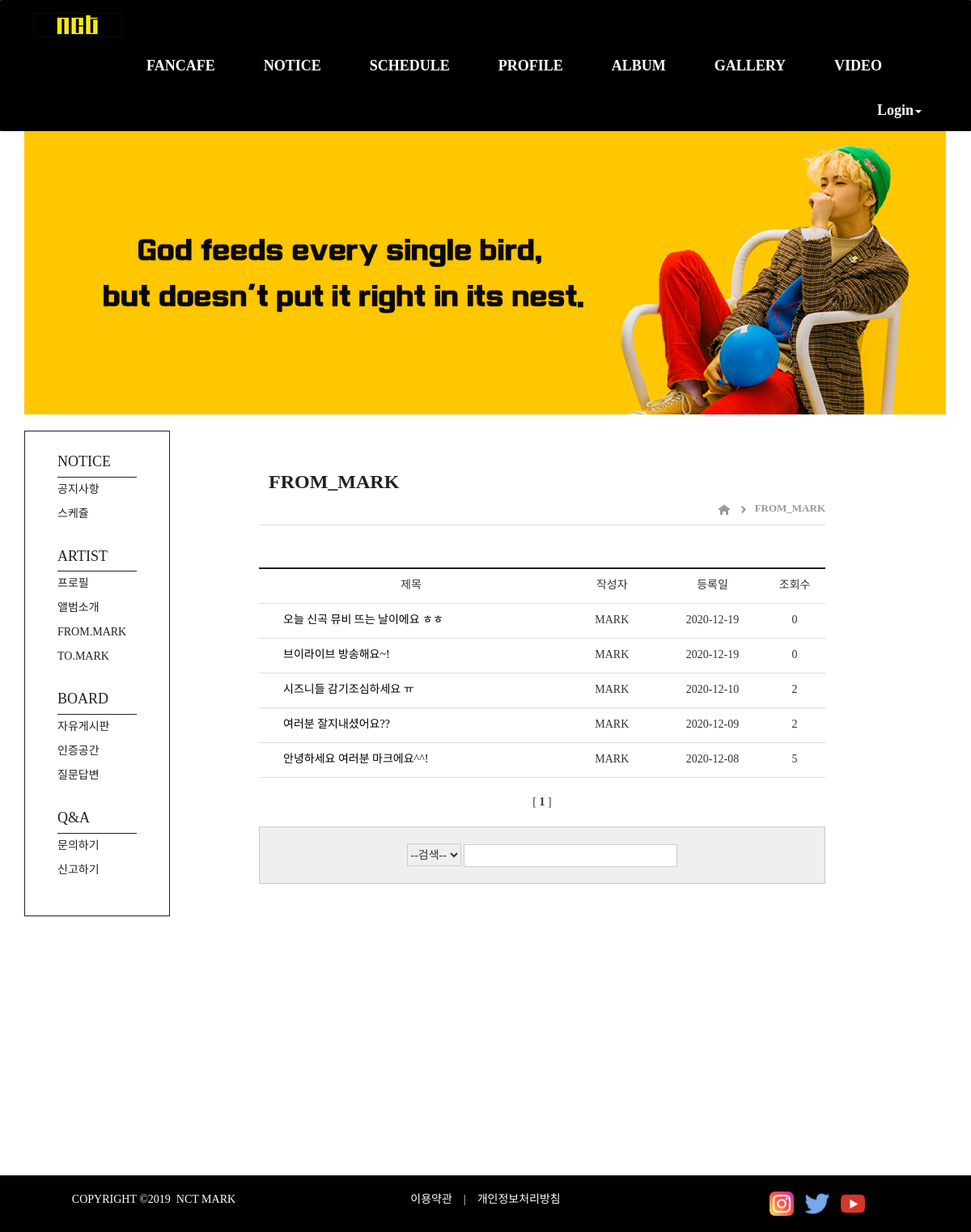
The page /board/from_mark_list/ on the database as committed earlier.
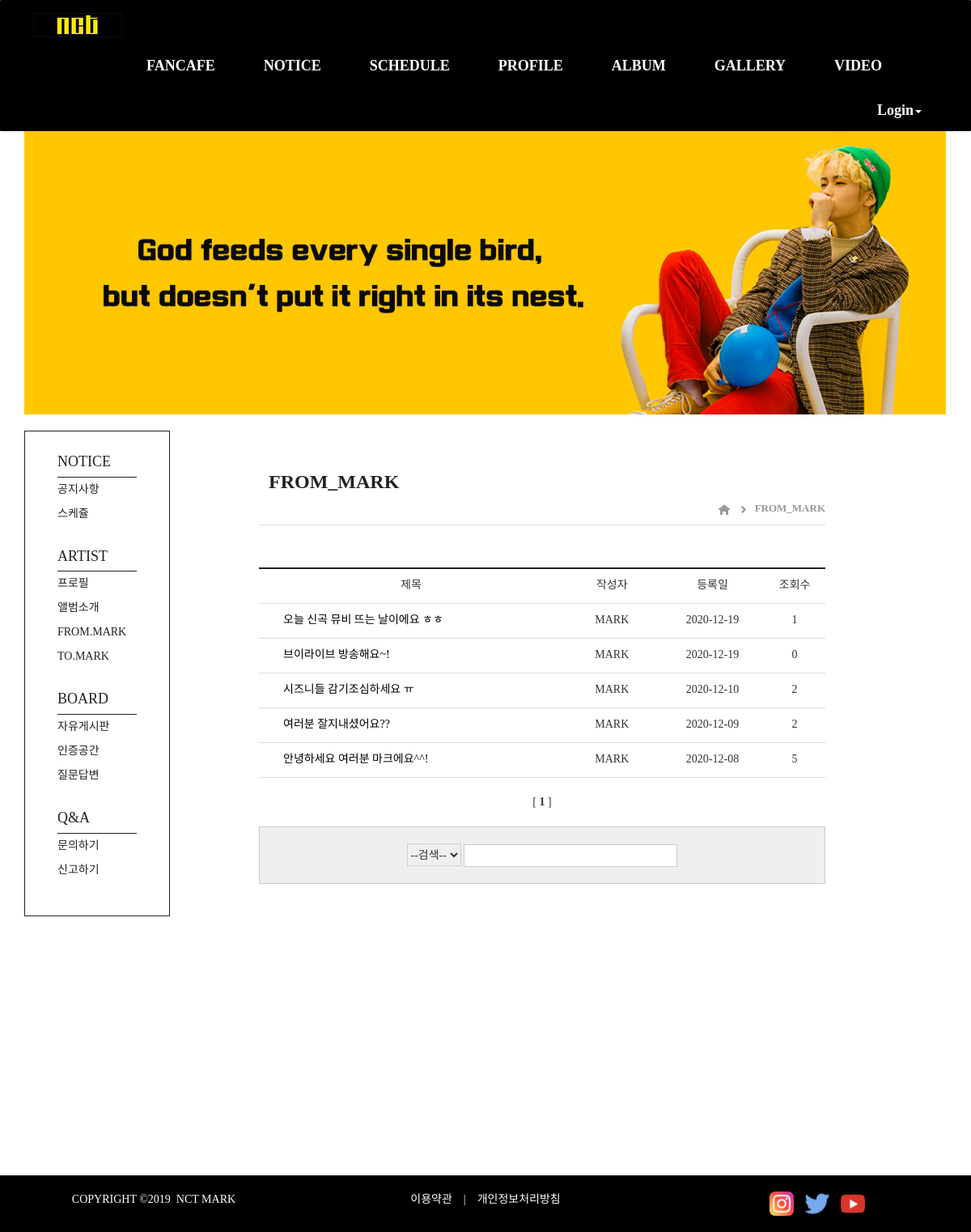
The same page on the database as committed later.
### board/models.py (models this page shows, shortened)
class From_mark(models.Model):
    objects = models.Manager()
    subject = models.CharField(max_length=45)
    name = models.CharField(max_length=50)
    memo = models.TextField(max_length=300)
    hits = models.PositiveIntegerField(default=0)
    create_date = models.DateField('create_date', auto_now_add=True)
    class Meta:
        ordering = ['-id']

### board/views.py (the view)
# urls.py: path('from_mark_list/', views.from_mark_list, name='from_mark_list'),
def from_mark_list(request):
    restaurants = From_mark.objects.all()
    pagenator = Paginator(restaurants, 10)
    page = request.GET.get('page')
    if page is None:
        page = 1
    page_F = float(page)
    if page_F <= 10:
        beginPage = 1
    else:
        beginPage = (math.trunc(page_F / 10)) * 10 + 1
    if (beginPage + 10) > pagenator.num_pages:
        lastPage = pagenator.num_pages
    else:
        lastPage = beginPage + 9
    nextRangeStartPage = lastPage + 1
    pageRange = []
    for num in range(beginPage, lastPage+1):
        pageRange.append(num)
    items = pagenator.get_page(page)
    context = {
        'restaurants': items,
        'lastPage': lastPage,
        'pageRange': pageRange,
        'nextRangeStartPage': nextRangeStartPage,
    }
    return render(request, 'board/from_mark_list.html', context)

### board/templates/board/from_mark_list.html (shortened to what this page needs)
{% extends "board/board_base.html" %}
{% block boardbar %}
{% load static %}
<div class="contop">
<table cellspacing=1 width=700>
    <tr>
    <td><h3>&nbsp;&nbsp;FROM_MARK</h3></td>
    </tr>
    <tr>
        <td><p align=right>
        <a href="{% url 'board:index' %}"><img class="lo_home" src="{% static 'images/lo_home.jpg' %}" alt="home"></a>&nbsp;&nbsp;&nbsp;
        <img class="lo_arrow" src="{% static 'images/lo_arrow.jpg' %}" alt=">">&nbsp;&nbsp;
        <a href="{% url 'board:from_mark_list' %}"><span>FROM_MARK</span></a></p>
        </td>
    </tr>
</table>
</div>
{% block conbody %}
<div class="conbody">
<table cellspacing=1 width=700 class="tbl_common">
    <tr>
    <td width=340 class="left"><p align=center>제목</p>
    </td>
    <td width=100><p align=center>작성자</p>
    </td>
    <td width=120><p align=center>등록일</p>
    </td>
    <td width=60><p align=center>조회수</p>
    </td>
    </tr>
    {% if restaurants %}
    <ul>
    {% for boardRow in  restaurants %}
    <tr>
    <td width=340 class="cont">
    <p align=left>
    <a href="{% url 'board:from_mark_detail' boardRow.id %}" >{{ boardRow.subject }}
    </p>
    </td>
    <td width=100><p align=center>{{ boardRow.name }}</p></td>
    <td width=120><p align=center>{{ boardRow.create_date }}</p></td>
    <td width=60><p align=center>{{ boardRow.hits }}</p></td>
    </tr>
    {% endfor %}
    </ul>
    {% endif %}
</table>
<br>
<table cellspacing=1 width=700 class="tbl_page">
    <tr>
    <td>
    {% for pageNum in pageRange %}
        {% if restaurants.number == pageNum %}
            <spen class="current">
                [
                <b>{{ restaurants.number }}</b>
                ]
            </spen>
        {% else %}
            <a href="?page={{ pageNum }}">[{{ pageNum }}]</a>
        {% endif %}
    {% endfor %}
    </td>
    </tr>
</table>
<br>
<table cellspacing=1 width=700 class="tbl_search">
    <tr>
    <td>
    <form name=searchform method="GET" action="{% url 'board:from_mark_search' %}" enctype="multipart/form-data"><p align=center>
    <select name="findType" class="findType_1">
        <option value selected>--검색--</option>
    </select>
    <input type="text" name="b" class="findType_1" size=30 maxlength=50>
    <input type="submit" class="findType_2" value="글찾기"></p>
    </form>
    </td>
    </tr>
</table>
</div>
{% endblock conbody %}
{% endblock boardbar %}

Rows that differ between the two databases and show on the page:
changed From_mark "오늘 신곡 뮤비 뜨는 날이에요 ㅎㅎ": hits "0" → "1"
